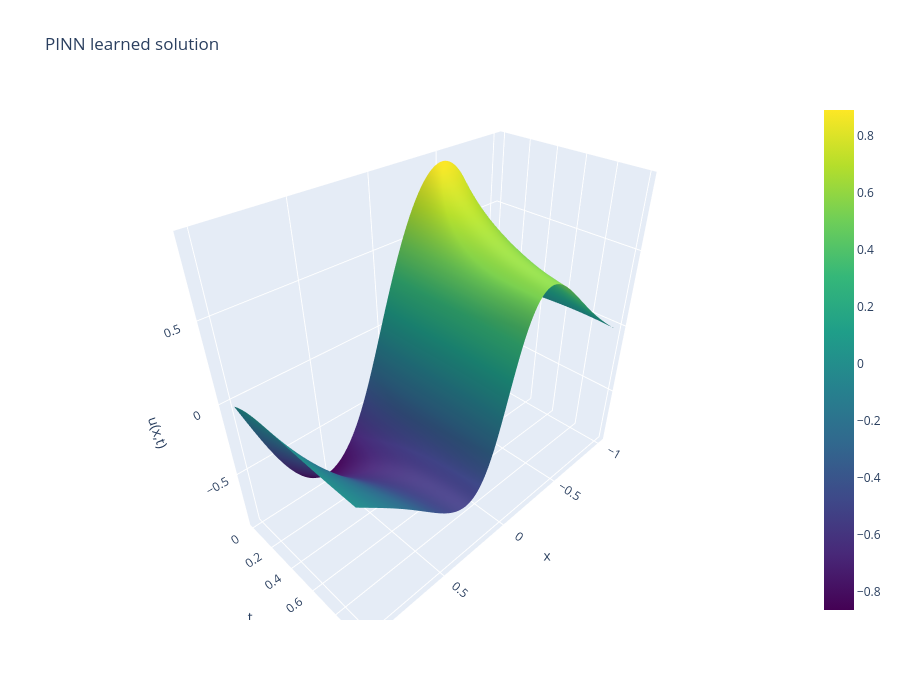

Notebook code for this chart:
### Code cell
fig = go.Figure()
fig.add_trace(go.Surface(x=x, y=t, z=u_pred, showscale=True, colorscale="Viridis"))
fig.update_layout(
    title="PINN learned solution",
    scene = dict(
        xaxis_title='x',
        yaxis_title='t',
        zaxis_title='u(x,t)'
    ),
    width=900,
    height=700
)

fig.show()

### Figure 1 — Plotly figure (JSON) as saved in the notebook; plotly's stock layout.template omitted (floating-point values rounded to 4 significant figures; data arrays with more than 128 entries replaced by an {"elided": "..."} marker saying what was removed)
{"data": [{"colorscale": [[0, "#440154"], [0.1111, "#482878"], [0.2222, "#3e4989"], [0.3333, "#31688e"], [0.4444, "#26828e"], [0.5556, "#1f9e89"], [0.6667, "#35b779"], [0.7778, "#6ece58"], [0.8889, "#b5de2b"], [1, "#fde725"]], "showscale": true, "type": "surface", "x": {"elided": "250 float values"}, "y": {"elided": "250 float values"}, "z": {"elided": "250x250 float values"}}], "layout": {"height": 700, "scene": {"xaxis": {"title": {"text": "x"}}, "yaxis": {"title": {"text": "t"}}, "zaxis": {"title": {"text": "u(x,t)"}}}, "title": {"text": "PINN learned solution"}, "width": 900}}
